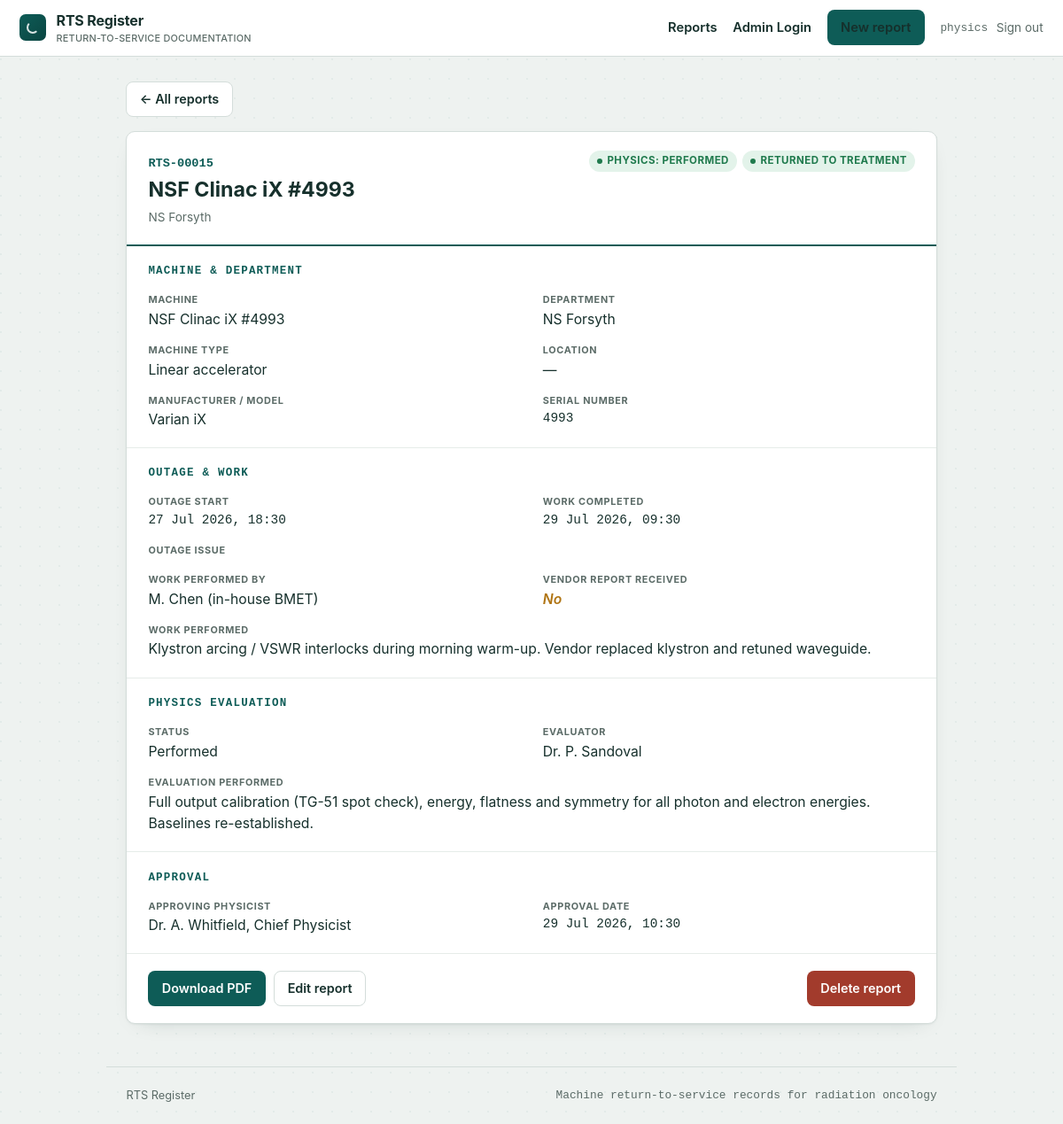
/15/ (signed in), run on the app's committed database.
### reports/models.py (models this page shows, shortened)
class ReturnToServiceReport(models.Model):
    class PhysicsStatus(models.TextChoices):
        NOT_REQUIRED = "not_required", "Not required"
        PERFORMED = "performed", "Performed"
        PENDING = "pending", "Required - pending"
    class Status(models.TextChoices):
        PENDING = "pending", "Pending"
        SERVICE_COMPLETE = "service_complete", "Service complete"
        RETURNED = "returned", "Returned to treatment"
    machine = models.ForeignKey(
        Machine, on_delete=models.PROTECT, related_name="rts_reports",
    )
    outage_start = models.DateTimeField(
        help_text="When the machine went out of service.",
    )
    outage_issue = models.TextField(
        help_text="What went wrong - the fault or reason the machine was taken out of service.",
    )
    work_completed_at = models.DateTimeField(
        null=True, blank=True,
        help_text="When repair / maintenance work was completed. Leave blank while work is ongoing.",
    )
    work_performed = models.TextField(
        blank=True,
        help_text="Description of the repair / maintenance performed.",
    )
    performed_by = models.CharField(
        max_length=160, blank=True,
        help_text="Engineer or vendor who performed the work.",
    )
    physics_status = models.CharField(
        max_length=16, choices=PhysicsStatus.choices,
        default=PhysicsStatus.NOT_REQUIRED,
    )
    physics_evaluation = models.TextField(
        blank=True,
        help_text="Physics tests / measurements performed before return to service.",
    )
    physicist = models.CharField(
        max_length=160, blank=True,
        help_text="Medical physicist who performed / oversaw the evaluation.",
    )
    approved_by = models.CharField(
        max_length=160, blank=True,
        help_text="Name and role of the person approving return to service.",
    )
    approval_date = models.DateTimeField(null=True, blank=True)
    vendor_report_received = models.BooleanField(
        "Vendor report received", default=False,
        help_text="Tick once the vendor's service report / documentation has been received.",
    )
    status = models.CharField(
        max_length=20, choices=Status.choices, default=Status.PENDING,
    )
    created_by = models.ForeignKey(
        settings.AUTH_USER_MODEL, on_delete=models.SET_NULL,
        null=True, blank=True, related_name="rts_reports",
    )
    created_at = models.DateTimeField(auto_now_add=True)
    updated_at = models.DateTimeField(auto_now=True)
    class Meta:
        ordering = ["-outage_start", "-created_at"]
        verbose_name = "return-to-service report"
    @property
    def reference(self):
        return f"RTS-{self.pk:05d}" if self.pk else "RTS-NEW"

class Machine(models.Model):
    class MachineType(models.TextChoices):
        LINAC = "linac", "Linear accelerator"
        CT_SIM = "ct_sim", "CT simulator"
        BRACHY = "brachy", "Brachytherapy unit"
        GAMMA = "gamma", "Gamma knife / SRS unit"
        ORTHO = "ortho", "Orthovoltage / superficial unit"
        OTHER = "other", "Other"
    name = models.CharField(max_length=120)
    department = models.ForeignKey(
        Department, on_delete=models.PROTECT, related_name="machines",
    )
    machine_type = models.CharField(
        max_length=16, choices=MachineType.choices, default=MachineType.LINAC,
    )
    manufacturer = models.CharField(max_length=120, blank=True)
    model = models.CharField(max_length=120, blank=True)
    serial_number = models.CharField(max_length=120, blank=True)
    class Meta:
        ordering = ["department__name", "name"]
        unique_together = [("department", "name")]

class Department(models.Model):
    name = models.CharField(max_length=120, unique=True)
    code = models.CharField(
        max_length=12, blank=True,
        help_text="Short identifier shown on reports, e.g. ROC-N.",
    )
    location = models.CharField(max_length=160, blank=True)
    class Meta:
        ordering = ["name"]

### reports/views.py (the view)
# urls.py: path("<int:pk>/", views.report_detail, name="detail"),
def report_detail(request, pk):
    report = get_object_or_404(
        ReturnToServiceReport.objects.select_related(
            "machine", "machine__department", "created_by"
        ),
        pk=pk,
    )
    return render(request, "reports/report_detail.html", {"report": report})

### reports/templates/reports/report_detail.html (shortened to what this page needs)
{% extends "base.html" %}
{% block content %}
<div class="actions" style="margin-bottom:1rem;">
  <a class="btn btn-ghost" href="{% url 'reports:list' %}">← All reports</a>
</div>
<article class="sheet">
  <div class="sheet-head">
    <div>
      <span class="ref">{{ report.reference }}</span>
      <h1>{{ report.machine.name }}</h1>
      <div class="rcard-meta"><span>{{ report.machine.department.name }}</span></div>
    </div>
    <div class="rcard-pills">
      <span class="pill pill-{{ report.physics_status }}">Physics: {{ report.get_physics_status_display }}</span>
      <span class="pill pill-{{ report.status }}">{{ report.get_status_display }}</span>
    </div>
  </div>
  <div class="section">
    <h2>Machine &amp; department</h2>
    <div class="grid">
      <div class="field"><div class="lbl">Machine</div><div class="val">{{ report.machine.name }}</div></div>
      <div class="field"><div class="lbl">Department</div><div class="val">{{ report.machine.department.name }}</div></div>
      <div class="field"><div class="lbl">Machine type</div><div class="val">{{ report.machine.get_machine_type_display }}</div></div>
      <div class="field"><div class="lbl">Location</div><div class="val">{{ report.machine.department.location|default:"—" }}</div></div>
      <div class="field"><div class="lbl">Manufacturer / model</div><div class="val">{{ report.machine.manufacturer }} {{ report.machine.model }}</div></div>
      <div class="field"><div class="lbl">Serial number</div><div class="val mono">{{ report.machine.serial_number|default:"—" }}</div></div>
    </div>
  </div>
  <div class="section">
    <h2>Outage &amp; work</h2>
    <div class="grid">
      <div class="field"><div class="lbl">Outage start</div><div class="val mono">{{ report.outage_start|date:"d M Y, H:i" }}</div></div>
      <div class="field"><div class="lbl">Work completed</div><div class="val mono">{% if report.work_completed_at %}{{ report.work_completed_at|date:"d M Y, H:i" }}{% else %}<span class="pending">Not yet completed</span>{% endif %}</div></div>
      <div class="field full"><div class="lbl">Outage issue</div><div class="val prose">{{ report.outage_issue }}</div></div>
      <div class="field"><div class="lbl">Work performed by</div><div class="val">{{ report.performed_by|default:"—" }}</div></div>
      <div class="field"><div class="lbl">Vendor report received</div><div class="val">{% if report.vendor_report_received %}Yes{% else %}<span class="pending">No</span>{% endif %}</div></div>
      <div class="field full"><div class="lbl">Work performed</div><div class="val prose">{{ report.work_performed|default:"—" }}</div></div>
    </div>
  </div>
  <div class="section">
    <h2>Physics evaluation</h2>
    <div class="grid">
      <div class="field"><div class="lbl">Status</div><div class="val">{{ report.get_physics_status_display }}</div></div>
      <div class="field"><div class="lbl">Evaluator</div><div class="val">{{ report.physicist|default:"—" }}</div></div>
      <div class="field full"><div class="lbl">Evaluation performed</div><div class="val prose">{{ report.physics_evaluation|default:"—" }}</div></div>
    </div>
  </div>
  <div class="section">
    <h2>Approval</h2>
    <div class="grid">
      <div class="field"><div class="lbl">Approving physicist</div><div class="val">{{ report.approved_by|default:"—" }}</div></div>
      <div class="field"><div class="lbl">Approval date</div><div class="val mono">{{ report.approval_date|date:"d M Y, H:i"|default:"—" }}</div></div>
    </div>
  </div>
  <div class="section actions">
    <a class="btn btn-primary" href="{% url 'reports:pdf' report.pk %}">Download PDF</a>
    <a class="btn btn-ghost" href="{% url 'reports:edit' report.pk %}">Edit report</a>
    <a class="btn btn-danger push-right" id="delete-report-btn" style="margin-left:auto;" href="{% url 'reports:delete' report.pk %}">Delete report</a>
  </div>
</article>
{% endblock %}

### reports/templates/base.html (shortened to what this page needs)
{% load static %}
<!DOCTYPE html>
<html lang="en">
<head>
  <link rel="stylesheet" href="{% static 'reports/app.css' %}">
</head>
<body>
  <header class="topbar">
    <a class="brand" href="{% url 'reports:list' %}">
      <span class="brand-mark" aria-hidden="true"></span>
      <span class="brand-text">RTS Register<small>Return-to-Service Documentation</small></span>
    </a>
    <nav class="topnav">
      <a href="{% url 'reports:list' %}">Reports</a>
      <a href="{% url 'reports:manage' %}">Admin Login</a>
      <a class="btn btn-primary" href="{% url 'reports:create' %}">New report</a>
      {% if user.is_authenticated %}
      <form method="post" action="{% url 'logout' %}" class="logout-form">
        <span class="who">{{ user.get_username }}</span>
        <button type="submit" class="linkbtn">Sign out</button>
      </form>
      {% endif %}
    </nav>
  </header>
  <main class="wrap">
    {% block content %}{% endblock %}
  </main>
  <footer class="foot">
    <span>RTS Register</span>
    <span class="foot-note">Machine return-to-service records for radiation oncology</span>
  </footer>
</body>
</html>

### data on the page
ReturnToServiceReport: reference "RTS-00015", machine.name "NSF Clinac iX #4993", machine.department.name "NS Forsyth", physics_status "PERFORMED", status "RETURNED TO TREATMENT", machine.machine_type "Linear accelerator", machine.department.location "—", machine.manufacturer "Varian", machine.model "iX", machine.serial_number "4993", outage_start "27 Jul 2026, 18:30", work_completed_at "29 Jul 2026, 09:30", performed_by "M. Chen (in-house BMET)", work_performed "Klystron arcing / VSWR interlocks during morning warm-up. Vendor replaced klystron and retuned waveguide.", physics_status "Performed", physicist "Dr. P. Sandoval", physics_evaluation "Full output calibration (TG-51 spot check), energy, flatness and symmetry for all photon and electron energies. Baselines re-established.", approved_by "Dr. A. Whitfield, Chief Physicist", approval_date "29 Jul 2026, 10:30"

### other printed values
{{ user.get_username }} "physics"
